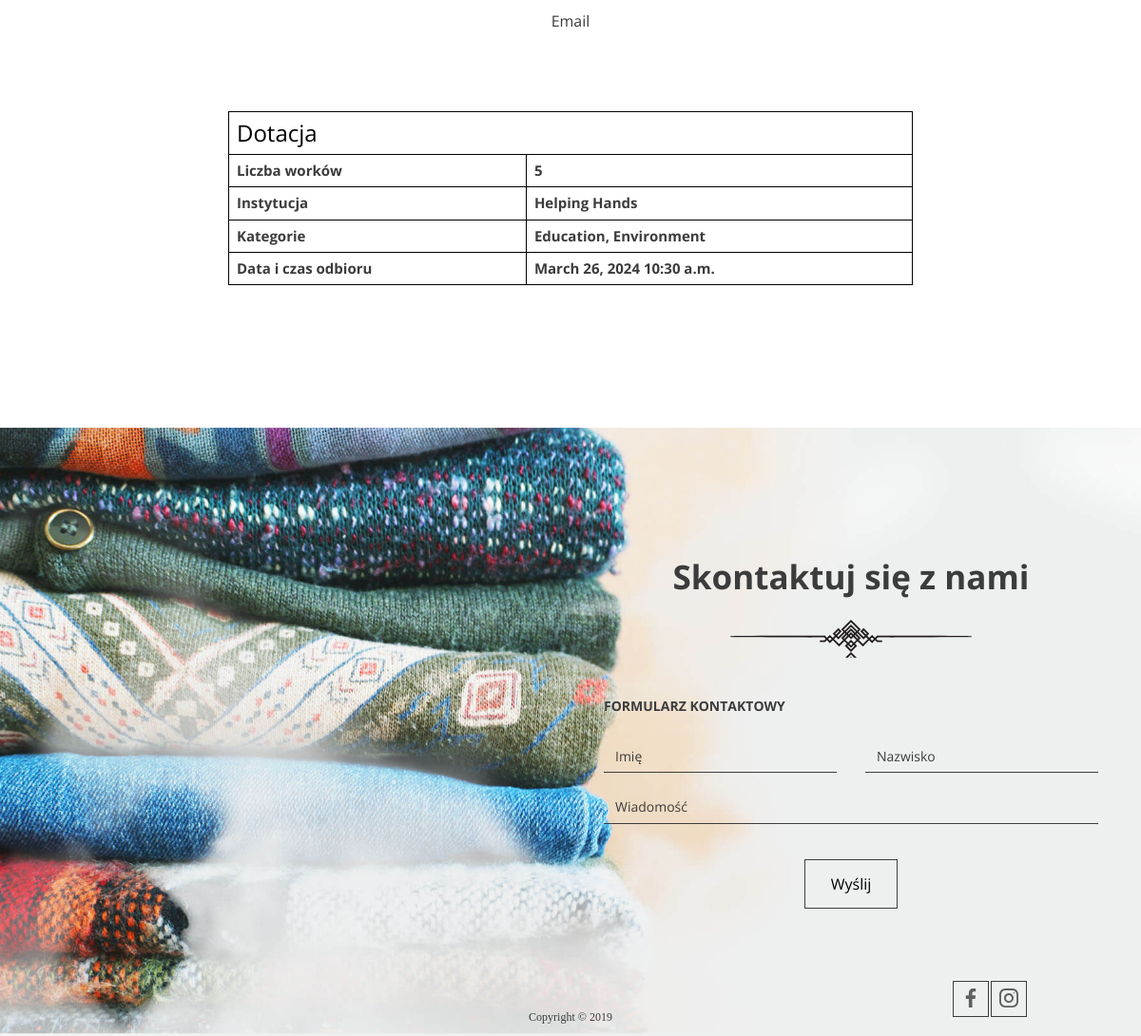
The app's page /user/details/ (signed in, lower part), older data.
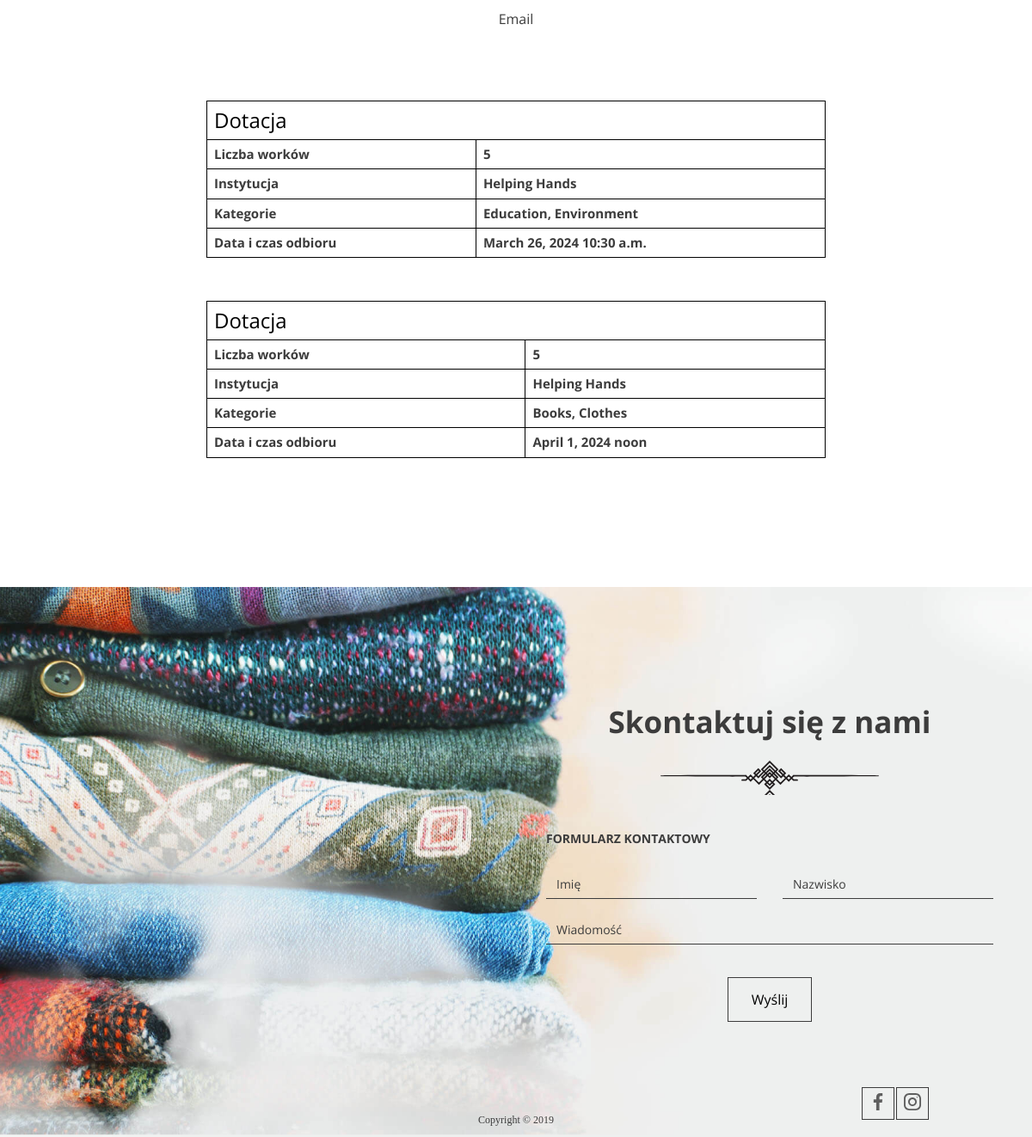
The same page, newer data.
### main/models.py (models this page shows)
class Donation(models.Model):
    quantity = models.IntegerField()
    category = models.ManyToManyField(Category)
    institution = models.ForeignKey(Institution, on_delete=models.CASCADE)
    address = models.ForeignKey(Address, on_delete=models.CASCADE)
    phone_number = models.CharField(max_length=9)
    pick_up_date = models.DateField()
    pick_up_time = models.TimeField()
    pick_up_comment = models.TextField()
    user = models.ForeignKey(CustomUser, on_delete=models.CASCADE, default=None, null=True)

class Institution(models.Model):
    INSTITUTION_TYPES = {
        1: "Fundacja",
        2: "Organizacja Porządkowa",
        3: "Zbiórka Lokalna",
    }
    name = models.CharField(max_length=100)
    description = models.TextField()
    type = models.IntegerField(choices=INSTITUTION_TYPES, default=1)
    category = models.ManyToManyField(Category)

class Category(models.Model):
    name = models.CharField(max_length=100)

### userbase/views.py (the view)
# urls.py: path('details/', UserDetailsView.as_view(), name='user-details'),
class UserDetailsView(LoginRequiredMixin, ListView):
    model = Donation
    login_url = 'login'
    template_name = 'user-details.html'
    context_object_name = 'donations'
    def get_queryset(self):
        return Donation.objects.filter(user=self.request.user)

### utils/context_processors.py (called while the page is built)
def user_info(request):
    if request.user.is_authenticated:
        username = request.user.first_name
        return {'username': username, 'is_superuser': request.user.is_superuser}
    else:
        return {'username': None}

### templates/user-details.html (shortened to what this page needs)
{% extends "base.html" %}
{% block section %}
    <div class="container2">
        <div class="steps--container--vertical top--bottom--padding">
            <div class="steps--item">
                <p>Email</p>
            </div>
        </div>
        {% for donation in donations %}
            <table>
                <tr class="donation-header">
                    <td colspan="2">Dotacja</td>
                </tr>
                <tr>
                    <th>Liczba worków</th>
                    <th>{{ donation.quantity }}</th>
                </tr>
                <tr>
                    <th>Instytucja</th>
                    <th>{{ donation.institution.name }}</th>
                </tr>
                <tr>
                    <th>Kategorie</th>
                    <th>
                        {% for category in donation.category.all %}
                            {{ category.name }}{% if not forloop.last %}, {% endif %}
                        {% endfor %}
                    </th>
                </tr>
                <tr>
                    <th>Data i czas odbioru</th>
                    <th>{{ donation.pick_up_date }} {{ donation.pick_up_time }}</th>
                </tr>
            </table>
        {% endfor %}
    </div>
{% endblock %}

Row changes from the older to the newer data that the page shows:
added Donation: quantity "5", institution.name "Helping Hands", pick_up_date "April 1, 2024", pick_up_time "noon"
added Category: name "Books", shown under "5"
added Category: name "Clothes", shown under "5"
